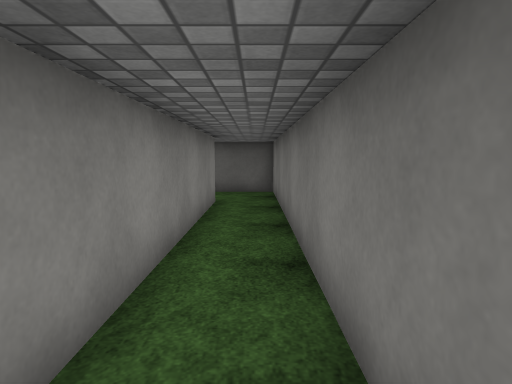
view 1 (above)

23 first-person views from a walk through a scene from a Unity 3-D project. The camera is 1.4 m above the floor, tilts 6° down and sees 75° across. The floor is counted in squares, 1 m on a side. Each view is taken from the middle of a square. On the plan, view 1 faces up. The plan holds only what a view shows up to about 15 squares ahead; the rest is blank. The place goes on beyond the plan. The player character is not drawn. Some surface patterns are stand-ins.

view 2
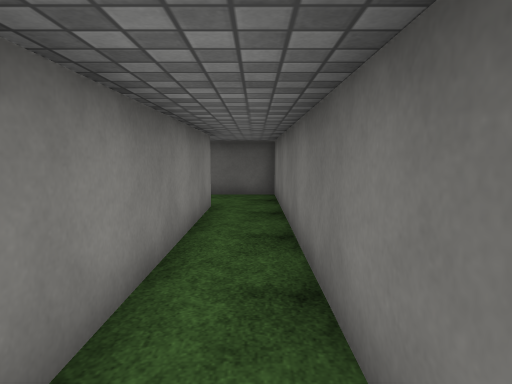

view 3
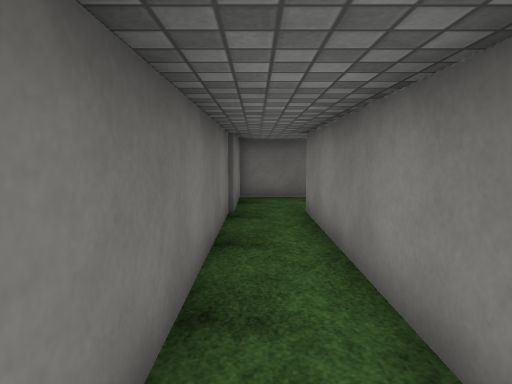

view 4
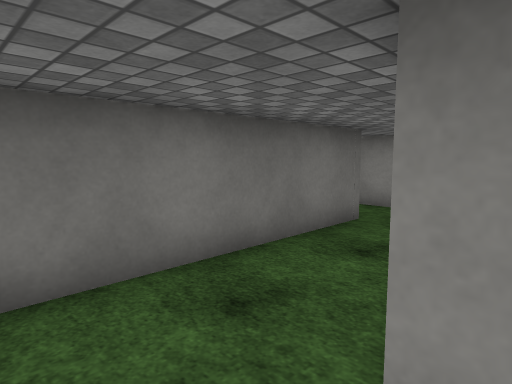

view 5
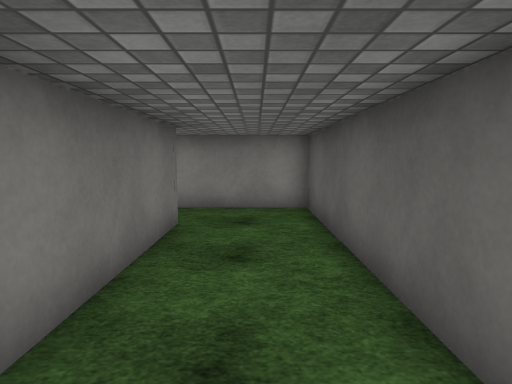

view 6
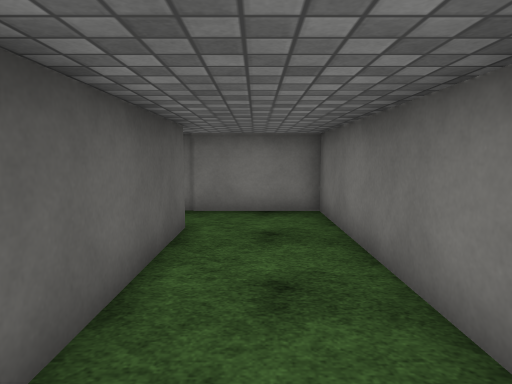

view 7
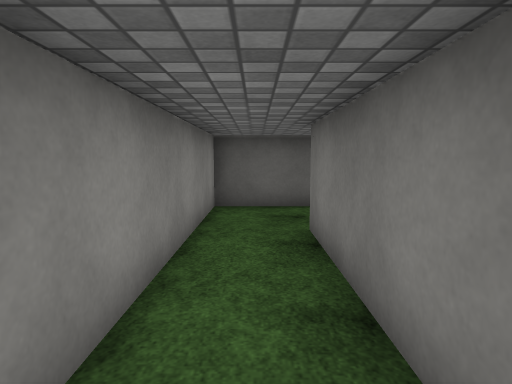

view 8
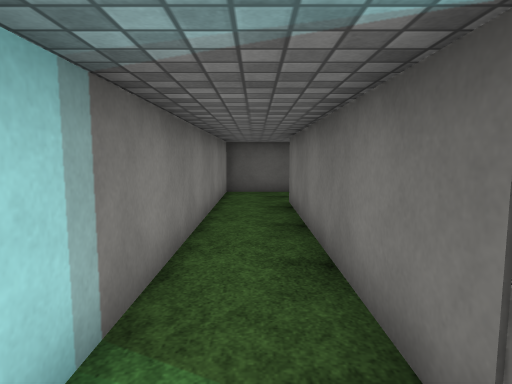

view 9
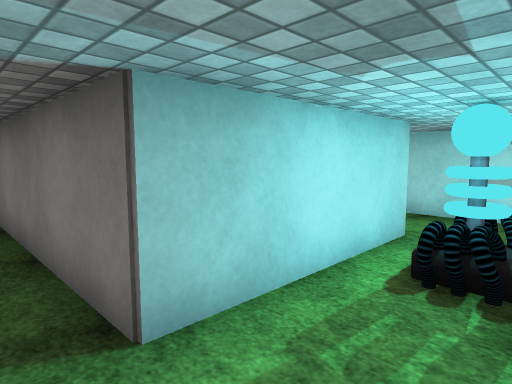

view 10
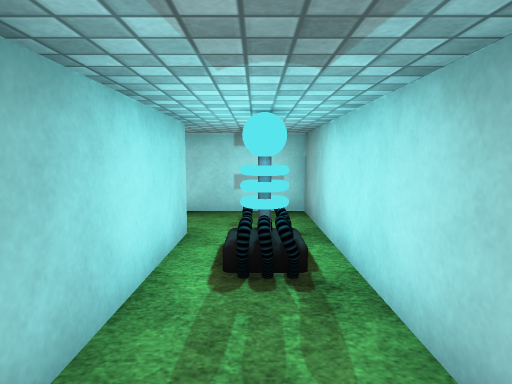

view 11
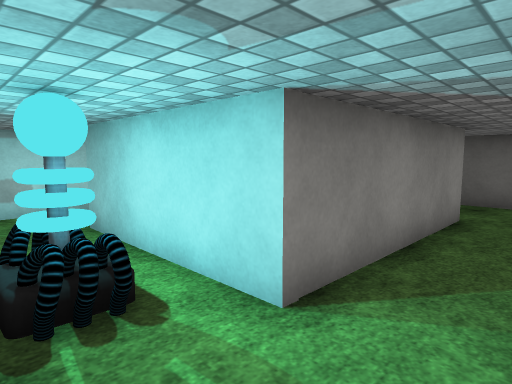

view 12
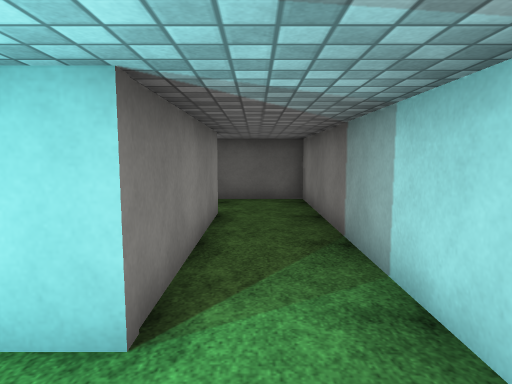

view 13
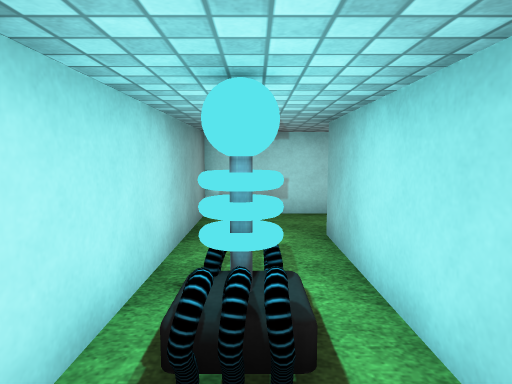

view 14
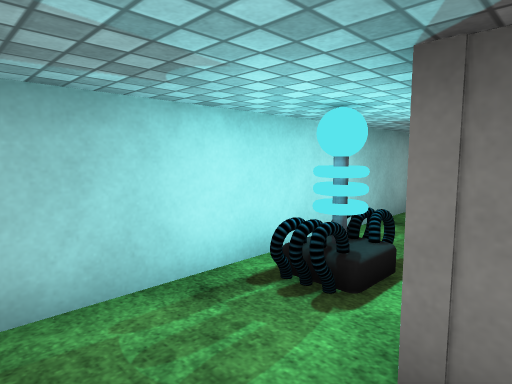

view 15
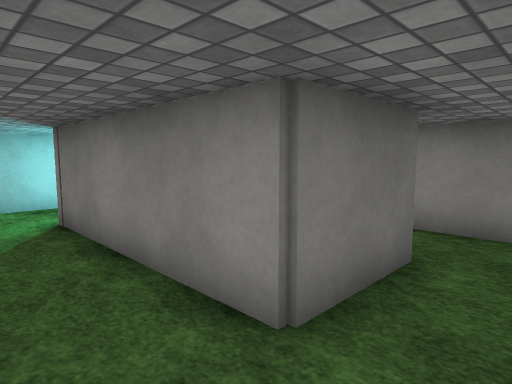

view 16
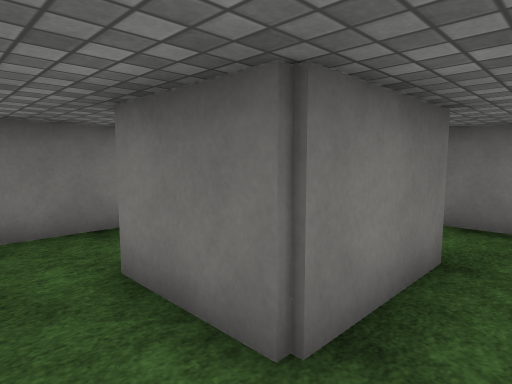

view 17
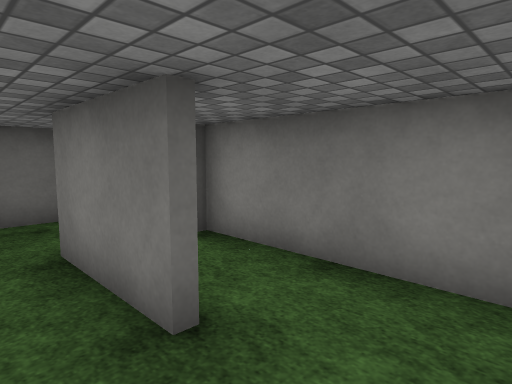

view 18
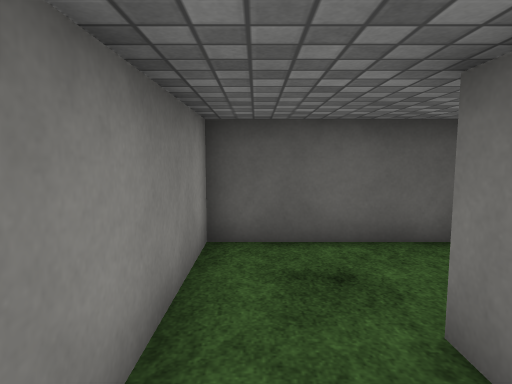

view 19
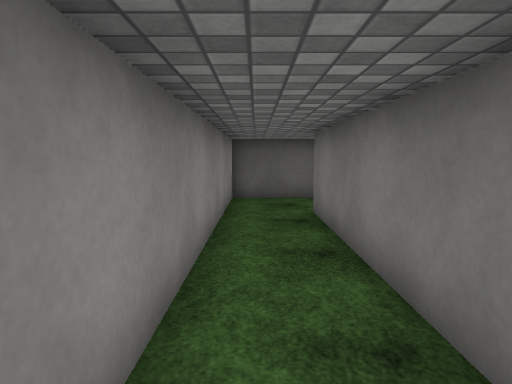

view 20
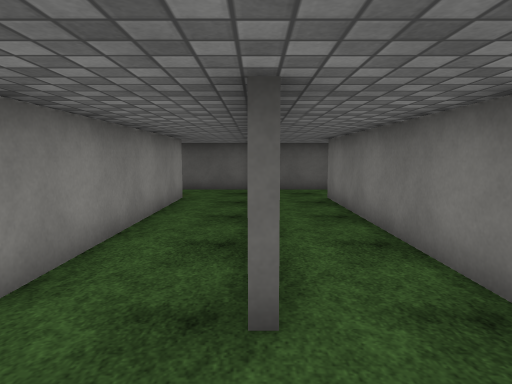

view 21
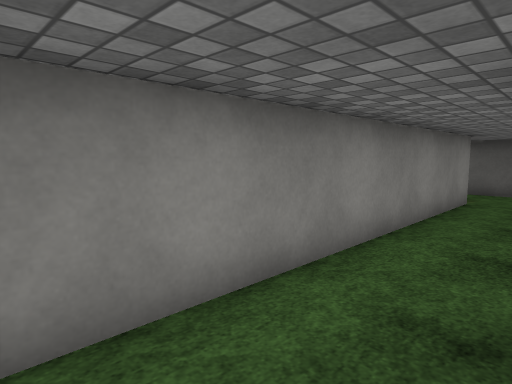

view 22
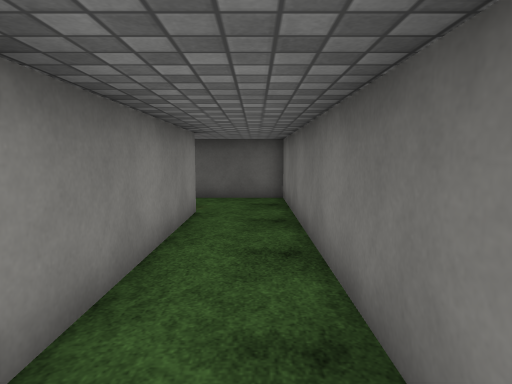

view 23
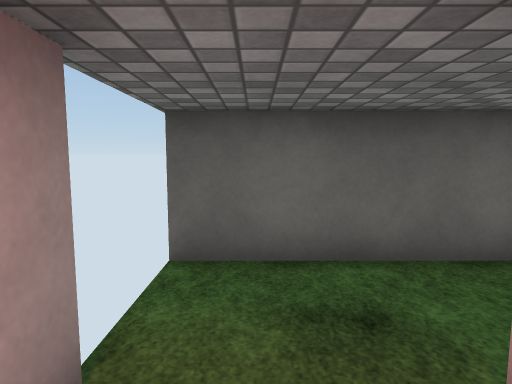

### Floor plan
Points are (right, up) in squares from view 1. A wall is a line through its corners. A room is listed if a view was taken in it or the views show most of it. See-through windows are left out.
Room 1 (views 1, 2, 3, 4, 5, 6)
walls: (-1.3, 10.5) (-1.3, -1.6) (-9.2, -1.6) (-9.2, -4.6); (-7, -4.7) (0.7, -4.7) (0.7, 13.4) (-3.8, 13.4) (-3.8, 10.4)
ways out: opening at (-8, -4) to room 2; opening at (-3, 10) to room 4
Room 2 (views 7, 8, 9, 10, 11, 12, 13, 14, 15, 16)
walls: (0.7, -15.1) (0.7, -4.9) (-5, -4.9); (-4.7, -7.6) (-2, -7.6) (-2, -13.7) (-7, -13.7) (-7, -4.7); (-9.2, -4.6) (-9.2, -16.3) (0.7, -16.3) (0.7, -15.4)
ways out: opening at (-8, -4) to room 1; opening at (-6, -8) to room 3
objects: other object (-4, -15) to (-3, -15)
Room 3 (view 17)
walls: (-4.7, -10.9) (-4.7, -7.6); (-5.1, -13.5) (-3.9, -13.5); (-2.2, -12.6) (-2.2, -7.8); (-6.7, -6.8) (-6.7, -8.4)
ways out: opening at (-6, -8) to room 2
Room 4 (views 18, 19, 20, 21, 22, 23)
walls: (-4.1, 3.1) (-4.1, 13.4) (-9.2, 13.4); (-3.8, 10.4) (-3.8, 2.9); (-6.5, 10.6) (-6.5, -0.8); (-1.5, 2) (-1.5, 10.5); (-9.2, 11) (-9.2, 10.2)
ways out: opening at (-3, 10) to room 1; opening at (-9, 12.5)

Where each view was taken, in squares from view 1:
view 1: 0 up, 0 right, facing up
view 2: 1 up, 0 right, facing up
view 3: 7 up, 0 right, facing down
view 4: 1 down, 0 right, facing down-left
view 5: 3 down, 0 right, facing left
view 6: 3 down, 8 left, facing right
view 7: 11 down, 8 left, facing up
view 8: 15 down, 8 left, facing up
view 9: 16 down, 8 left, facing up-right
view 10: 15 down, 8 left, facing right
view 11: 16 down, 0 right, facing up-left
view 12: 16 down, 1 left, facing up
view 13: 15 down, 1 left, facing left
view 14: 13 down, 0 right, facing down-left
view 15: 6 down, 0 right, facing down-left
view 16: 6 down, 6 left, facing down-right
view 17: 13 down, 6 left, facing up-right
view 18: 8 up, 3 left, facing up
view 19: 2 up, 3 left, facing up
view 20: 1 down, 4 left, facing up
view 21: 1 down, 4 left, facing up-left
view 22: 2 up, 5 left, facing up
view 23: 9 up, 8 left, facing up
